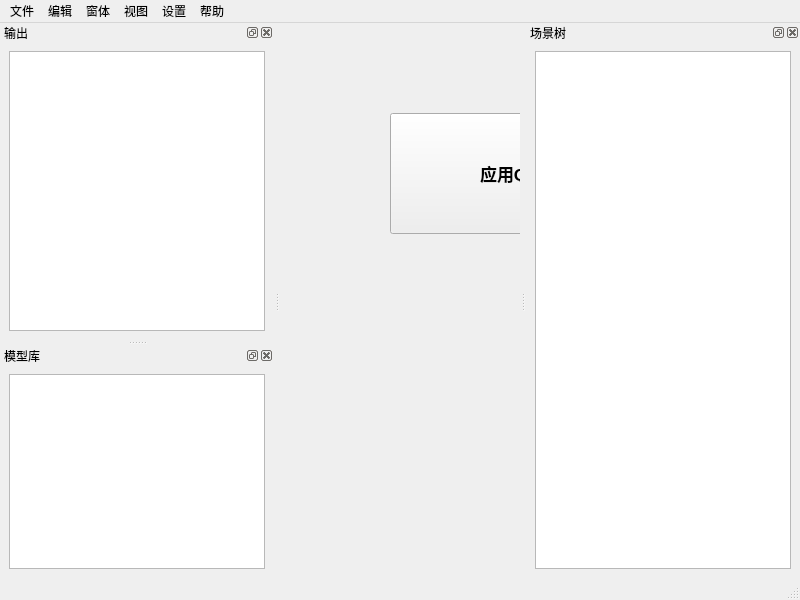
<?xml version="1.0" encoding="UTF-8"?>
<ui version="4.0">
 <class>VGRibbonWindow</class>
 <widget class="QMainWindow" name="VGRibbonWindow">
  <property name="geometry">
   <rect>
    <x>0</x>
    <y>0</y>
    <width>800</width>
    <height>600</height>
   </rect>
  </property>
  <property name="windowTitle">
   <string>新建场景.umproj - 三维展示环境</string>
  </property>
  <property name="styleSheet">
   <string notr="true"/>
  </property>
  <widget class="QWidget" name="centralwidget">
   <widget class="QPushButton" name="pushButton">
    <property name="geometry">
     <rect>
      <x>110</x>
      <y>90</y>
      <width>281</width>
      <height>121</height>
     </rect>
    </property>
    <property name="font">
     <font>
      <pointsize>13</pointsize>
      <weight>75</weight>
      <bold>true</bold>
     </font>
    </property>
    <property name="text">
     <string>应用QRbbon</string>
    </property>
   </widget>
  </widget>
  <widget class="QMenuBar" name="menubar">
   <property name="geometry">
    <rect>
     <x>0</x>
     <y>0</y>
     <width>800</width>
     <height>23</height>
    </rect>
   </property>
   <property name="minimumSize">
    <size>
     <width>0</width>
     <height>0</height>
    </size>
   </property>
   <property name="maximumSize">
    <size>
     <width>16777215</width>
     <height>16777215</height>
    </size>
   </property>
   <widget class="QMenu" name="menu">
    <property name="title">
     <string>文件</string>
    </property>
    <addaction name="actionOpen"/>
    <addaction name="separator"/>
    <addaction name="actionNew"/>
    <addaction name="actionSave"/>
    <addaction name="separator"/>
    <addaction name="actionQuit"/>
   </widget>
   <widget class="QMenu" name="menu_2">
    <property name="title">
     <string>编辑</string>
    </property>
    <widget class="QMenu" name="menu_7">
     <property name="title">
      <string>撤销</string>
     </property>
     <property name="icon">
      <iconset>
       <normaloff>:/Resources/icon/mail-reply.png</normaloff>:/Resources/icon/mail-reply.png</iconset>
     </property>
     <addaction name="actionCancel"/>
    </widget>
    <addaction name="menu_7"/>
    <addaction name="actionForward"/>
    <addaction name="separator"/>
    <addaction name="actionCopy"/>
    <addaction name="actionClip"/>
    <addaction name="actionPaste"/>
    <addaction name="separator"/>
    <addaction name="actionDelete"/>
   </widget>
   <widget class="QMenu" name="menu_3">
    <property name="title">
     <string>窗体</string>
    </property>
    <addaction name="actionFullScreen"/>
    <addaction name="actionNormal"/>
   </widget>
   <widget class="QMenu" name="menu_4">
    <property name="title">
     <string>视图</string>
    </property>
    <addaction name="actionNoIcon"/>
   </widget>
   <widget class="QMenu" name="menu_5">
    <property name="title">
     <string>设置</string>
    </property>
   </widget>
   <widget class="QMenu" name="menu_6">
    <property name="title">
     <string>帮助</string>
    </property>
    <addaction name="action_Qt"/>
    <addaction name="actionAboutApp"/>
   </widget>
   <addaction name="menu"/>
   <addaction name="menu_2"/>
   <addaction name="menu_3"/>
   <addaction name="menu_4"/>
   <addaction name="menu_5"/>
   <addaction name="menu_6"/>
  </widget>
  <widget class="QStatusBar" name="statusbar"/>
  <widget class="QDockWidget" name="dockWidget_2">
   <property name="minimumSize">
    <size>
     <width>200</width>
     <height>174</height>
    </size>
   </property>
   <property name="windowTitle">
    <string>场景树</string>
   </property>
   <attribute name="dockWidgetArea">
    <number>2</number>
   </attribute>
   <widget class="QWidget" name="dockWidgetContents_2">
    <layout class="QVBoxLayout" name="verticalLayout_2">
     <item>
      <widget class="QTreeView" name="treeView"/>
     </item>
    </layout>
   </widget>
  </widget>
  <widget class="QDockWidget" name="dockWidget_4">
   <property name="minimumSize">
    <size>
     <width>266</width>
     <height>314</height>
    </size>
   </property>
   <property name="windowTitle">
    <string>输出</string>
   </property>
   <attribute name="dockWidgetArea">
    <number>1</number>
   </attribute>
   <widget class="QWidget" name="dockWidgetContents_4">
    <layout class="QVBoxLayout" name="verticalLayout_3">
     <item>
      <widget class="QTableWidget" name="tableWidget"/>
     </item>
    </layout>
   </widget>
  </widget>
  <widget class="QDockWidget" name="dockWidget">
   <property name="minimumSize">
    <size>
     <width>200</width>
     <height>174</height>
    </size>
   </property>
   <property name="windowTitle">
    <string>模型库</string>
   </property>
   <attribute name="dockWidgetArea">
    <number>1</number>
   </attribute>
   <widget class="QWidget" name="dockWidgetContents">
    <layout class="QVBoxLayout" name="verticalLayout">
     <item>
      <widget class="QListView" name="listView"/>
     </item>
    </layout>
   </widget>
  </widget>
  <action name="actionOpen">
   <property name="icon">
    <iconset resource="VGRibbonWindow.qrc">
     <normaloff>:/Resources/icon/folder-open.png</normaloff>:/Resources/icon/folder-open.png</iconset>
   </property>
   <property name="text">
    <string>打开</string>
   </property>
  </action>
  <action name="actionSave">
   <property name="icon">
    <iconset resource="VGRibbonWindow.qrc">
     <normaloff>:/Resources/icon/save.png</normaloff>:/Resources/icon/save.png</iconset>
   </property>
   <property name="text">
    <string>保存</string>
   </property>
   <property name="toolTip">
    <string>保存</string>
   </property>
   <property name="shortcut">
    <string>Ctrl+S</string>
   </property>
  </action>
  <action name="actionQuit">
   <property name="icon">
    <iconset resource="VGRibbonWindow.qrc">
     <normaloff>:/Resources/icon/remove.png</normaloff>:/Resources/icon/remove.png</iconset>
   </property>
   <property name="text">
    <string>退出</string>
   </property>
   <property name="shortcut">
    <string>Ctrl+Q</string>
   </property>
  </action>
  <action name="actionFullScreen">
   <property name="checkable">
    <bool>true</bool>
   </property>
   <property name="icon">
    <iconset resource="VGRibbonWindow.qrc">
     <normaloff>:/Resources/icon/fullscreen.png</normaloff>:/Resources/icon/fullscreen.png</iconset>
   </property>
   <property name="text">
    <string>全屏</string>
   </property>
   <property name="shortcut">
    <string>Ctrl+F</string>
   </property>
  </action>
  <action name="actionNormal">
   <property name="checkable">
    <bool>true</bool>
   </property>
   <property name="checked">
    <bool>true</bool>
   </property>
   <property name="icon">
    <iconset resource="VGRibbonWindow.qrc">
     <normaloff>:/Resources/icon/rotate-right.png</normaloff>:/Resources/icon/rotate-right.png</iconset>
   </property>
   <property name="text">
    <string>默认大小</string>
   </property>
  </action>
  <action name="actionCancel">
   <property name="icon">
    <iconset resource="VGRibbonWindow.qrc">
     <normaloff>:/Resources/icon/reply.png</normaloff>:/Resources/icon/reply.png</iconset>
   </property>
   <property name="text">
    <string>撤销</string>
   </property>
  </action>
  <action name="action_Qt">
   <property name="icon">
    <iconset>
     <normaloff>:/Resources/icon/question.png</normaloff>:/Resources/icon/question.png</iconset>
   </property>
   <property name="text">
    <string>关于Qt</string>
   </property>
  </action>
  <action name="actionAboutApp">
   <property name="icon">
    <iconset>
     <normaloff>:/Resources/icon/question.png</normaloff>:/Resources/icon/question.png</iconset>
   </property>
   <property name="text">
    <string>关于</string>
   </property>
   <property name="iconText">
    <string>关于软件</string>
   </property>
   <property name="toolTip">
    <string>关于软件</string>
   </property>
  </action>
  <action name="actionCopy">
   <property name="icon">
    <iconset resource="VGRibbonWindow.qrc">
     <normaloff>:/Resources/icon/paste.png</normaloff>:/Resources/icon/paste.png</iconset>
   </property>
   <property name="text">
    <string>复制</string>
   </property>
   <property name="shortcut">
    <string>Ctrl+C</string>
   </property>
  </action>
  <action name="actionPaste">
   <property name="icon">
    <iconset resource="VGRibbonWindow.qrc">
     <normaloff>:/Resources/icon/paste.png</normaloff>:/Resources/icon/paste.png</iconset>
   </property>
   <property name="text">
    <string>粘贴</string>
   </property>
   <property name="toolTip">
    <string>粘贴</string>
   </property>
   <property name="shortcut">
    <string>Ctrl+V</string>
   </property>
  </action>
  <action name="actionDelete">
   <property name="icon">
    <iconset resource="VGRibbonWindow.qrc">
     <normaloff>:/Resources/icon/remove.png</normaloff>:/Resources/icon/remove.png</iconset>
   </property>
   <property name="text">
    <string>删除</string>
   </property>
   <property name="toolTip">
    <string>删除</string>
   </property>
   <property name="shortcut">
    <string>Ctrl+V</string>
   </property>
  </action>
  <action name="actionClip">
   <property name="icon">
    <iconset resource="VGRibbonWindow.qrc">
     <normaloff>:/Resources/icon/cut.png</normaloff>:/Resources/icon/cut.png</iconset>
   </property>
   <property name="text">
    <string>剪切</string>
   </property>
   <property name="toolTip">
    <string>剪切</string>
   </property>
   <property name="shortcut">
    <string>Ctrl+X</string>
   </property>
  </action>
  <action name="actionNew">
   <property name="icon">
    <iconset resource="VGRibbonWindow.qrc">
     <normaloff>:/Resources/icon/file-text-o.png</normaloff>:/Resources/icon/file-text-o.png</iconset>
   </property>
   <property name="text">
    <string>新建</string>
   </property>
   <property name="toolTip">
    <string>新建</string>
   </property>
  </action>
  <action name="actionForward">
   <property name="icon">
    <iconset resource="VGRibbonWindow.qrc">
     <normaloff>:/Resources/icon/reply.png</normaloff>:/Resources/icon/reply.png</iconset>
   </property>
   <property name="text">
    <string>后退</string>
   </property>
   <property name="toolTip">
    <string>后退</string>
   </property>
  </action>
  <action name="actionNoIcon">
   <property name="text">
    <string>无图标</string>
   </property>
  </action>
 </widget>
 <resources>
  <include location="VGRibbonWindow.qrc"/>
 </resources>
 <connections>
  <connection>
   <sender>actionQuit</sender>
   <signal>triggered()</signal>
   <receiver>VGRibbonWindow</receiver>
   <slot>close()</slot>
   <hints>
    <hint type="sourcelabel">
     <x>-1</x>
     <y>-1</y>
    </hint>
    <hint type="destinationlabel">
     <x>511</x>
     <y>367</y>
    </hint>
   </hints>
  </connection>
 </connections>
</ui>
